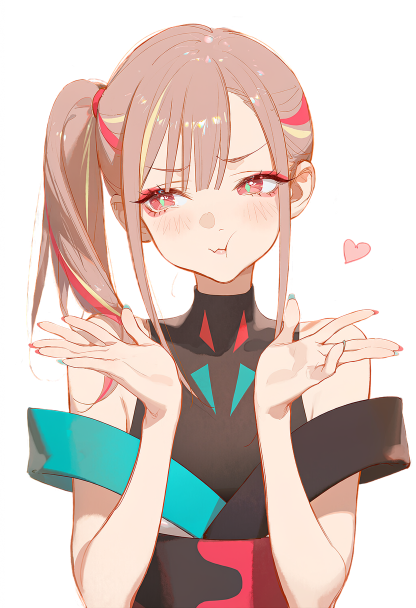
#> input picture materials/nai/KC_hb_pout.png, 832 x 1216 px, given in place of KC_hb_pout.png.png, which was not available (shown at 1/2 size)
$ python stk.py ../materials/nai/KC_hb_pout.png
#> lines starting #> are read from the running program, lines starting #| are printed output that depends on the picture; after the words box and inside, x2 and y2 are one past the last pixel; in counts of white or black regions, pixels touching at a corner belong together
# NovelAI transparent figure → pop sticker for the film (2026-11-23): pad the canvas (room for the border), make the figure solid paper
# inside its outer outline (holes enclosed by hair and arms filled with the border's cream — NovelAI's transparent mode leaves white
# skirts half see-through), then tools/popsticker.py (cream border with a hand-cut wobble + thin ink line, outside only), crop.
#   ~/.local/matte/venv/bin/python -I tools/stk.py K_peace_1 [more…]   materials/nai/<name>.png → materials/nai/stk/<name>.png
import sys, os, subprocess
import numpy as np, cv2
from PIL import Image
ROOT = os.path.dirname(os.path.dirname(os.path.abspath(__file__)))
os.makedirs(os.path.join(ROOT, 'materials/nai/stk'), exist_ok=True)
cream = np.array([1.0, 0.985, 0.955], np.float32)
for name in sys.argv[1:]:
    im = np.asarray(Image.open(os.path.join(ROOT, 'materials/nai', name + '.png')).convert('RGBA')).astype(np.float32) / 255
    P = 48; im = np.pad(im, ((P, P), (P, P), (0, 0)))
#> after `im = np.pad(im, ((P, P), (P, P), (0, 0)))`:
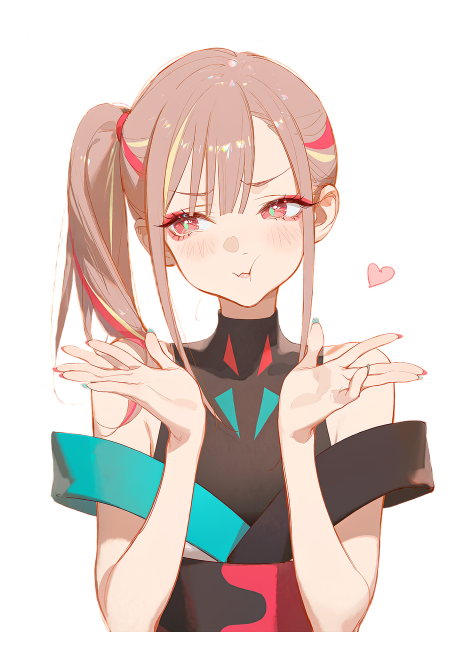
#> im: shape (1312, 928, 4) float32 (shown at 1/2 size); mean R, G, B, A 0.385, 0.329, 0.307, 0.505; transparent parts drawn white
    # drop loose specks (islands under ~450 px) that the transparent mode leaves round the figure
    n, lab, stats, _ = cv2.connectedComponentsWithStats((im[..., 3] > 0.04).astype(np.uint8), 8)
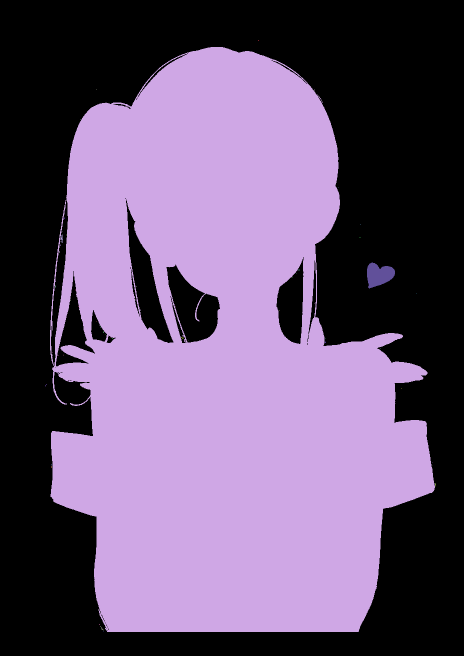
#> lab: shape (1312, 928) int32 (shown at 1/2 size); 52 distinct labels, from 0 to 51; one colour per label, 0 black
#> n = 52; stats = 52 rows, first 6: [0, 0, 928, 1312, 595977], [516, 81, 2, 1, 2], [100, 94, 770, 1170, 619449], [193, 179, 1, 1, 1], [629, 179, 1, 2, 2], [160, 238, 1, 1, 1]
    keep = np.zeros(n, bool); keep[1:] = stats[1:, cv2.CC_STAT_AREA] >= 450; im[..., 3] *= keep[lab]
    inside = (im[..., 3] > 0.04).astype(np.uint8); h, w = inside.shape
#> after `inside = (im[..., 3] > 0.04).astype(np.uint8)`:
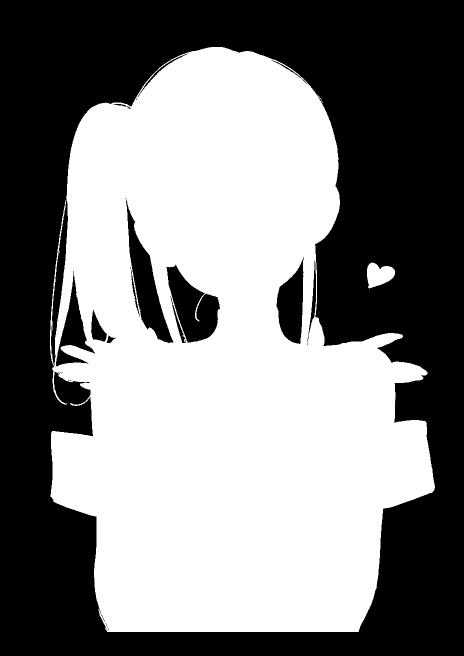
#> inside: shape (1312, 928) (shown at 1/2 size); values 0 (black) and 1 (white), 51% white; 33 black regions (20 under 20 px), largest, box (x1, y1, x2, y2) and area: (0, 0, 928, 1312) 564726, (333, 529, 440, 685) 8925, (252, 399, 347, 686) 8589
#> after `h, w = inside.shape`: h = 1312; w = 928
    fl = inside.copy(); cv2.floodFill(fl, np.zeros((h + 2, w + 2), np.uint8), (0, 0), 2)
#> after `cv2.floodFill(fl, np.zeros((h + 2, w + 2), np.uint8), (0, 0), 2)`:
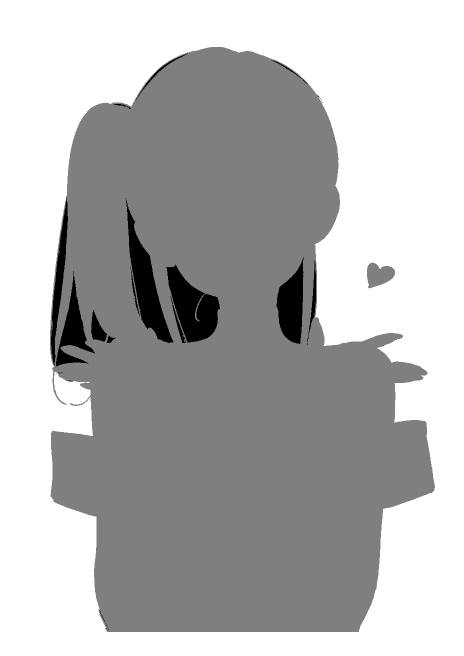
#> fl: shape (1312, 928) (shown at 1/2 size); min 0, max 2, mean 1.43; drawn with min black and max white
    solid = cv2.GaussianBlur((fl != 2).astype(np.float32), (0, 0), 0.8)
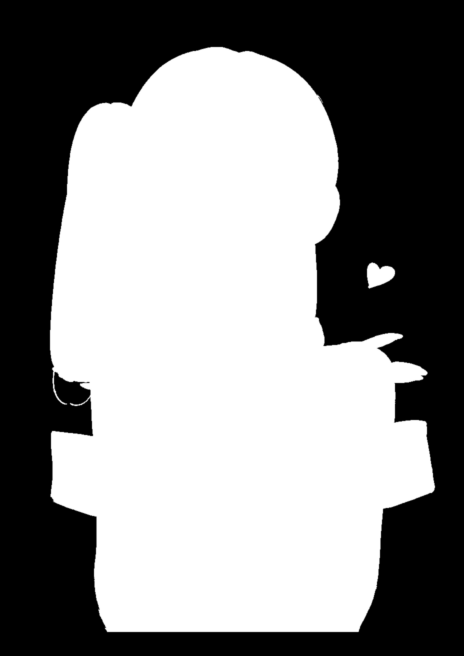
#> solid: shape (1312, 928) float32 (shown at 1/2 size); min 0, max 1, mean 0.539
    rgb = im[..., :3] * im[..., 3:4] + cream * (1 - im[..., 3:4])
    fig = np.dstack([rgb, np.maximum(im[..., 3], solid)])
    tmp = os.path.join(ROOT, 'cache', f'_pad_{name}.png'); Image.fromarray((fig * 255 + 0.5).astype(np.uint8)).save(tmp)
    out = os.path.join(ROOT, 'materials/nai/stk', name + '.png')
#> (the run stopped early here; a loop or call above may not have finished)

$ run again, on materials/nai/KD_hb_smile.png
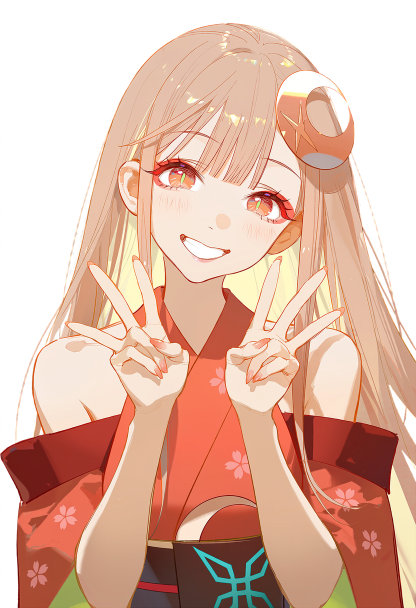
#> input picture materials/nai/KD_hb_smile.png, 832 x 1216 px, given in place of KD_hb_smile.png.png, which was not available (shown at 1/2 size)
#> `n, lab, stats, _ = cv2.connectedComponentsWithStats((im[..., 3] > 0.04..`:
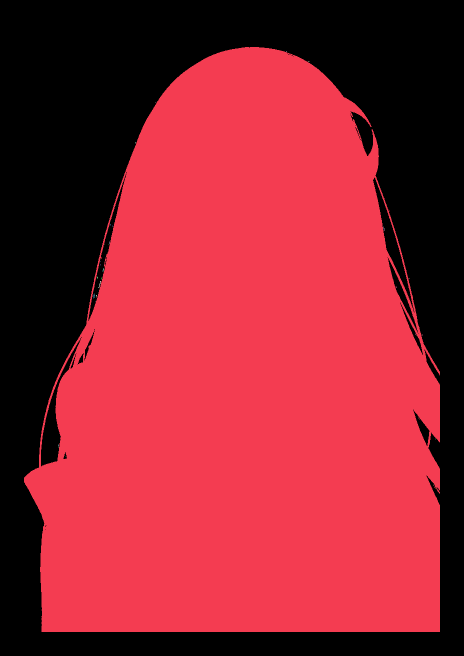
#> lab: shape (1312, 928) int32 (shown at 1/2 size); 34 distinct labels, from 0 to 33; one colour per label, 0 black
#> n = 34; stats = 34 rows, first 6: [0, 0, 928, 1312, 476829], [48, 94, 832, 1170, 740580], [572, 102, 2, 1, 2], [616, 122, 3, 2, 3], [310, 205, 1, 1, 1], [270, 284, 1, 3, 3]
#> inside: shape (1312, 928); values 0 (black) and 1 (white), 60.8% white; 30 black regions (18 under 20 px), largest, box (x1, y1, x2, y2) and area: (0, 0, 928, 1312) 463747, (82, 674, 163, 933) 4211, (746, 355, 829, 625) 3582
#> `cv2.floodFill(fl, np.zeros((h + 2, w + 2), np.uint8), (0, 0), 2)`:
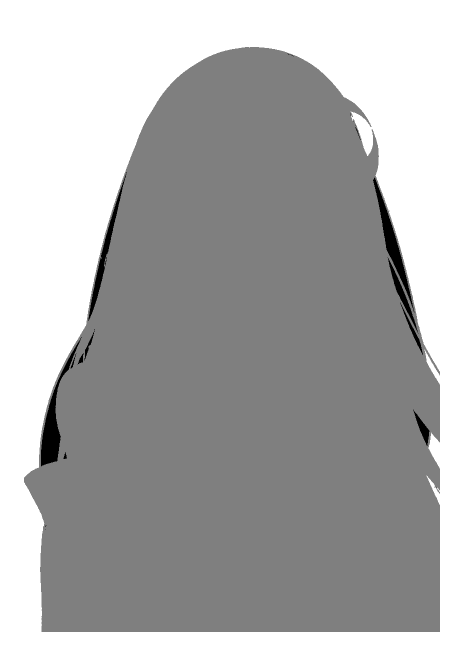
#> fl: shape (1312, 928) (shown at 1/2 size); min 0, max 2, mean 1.37; drawn with min black and max white
